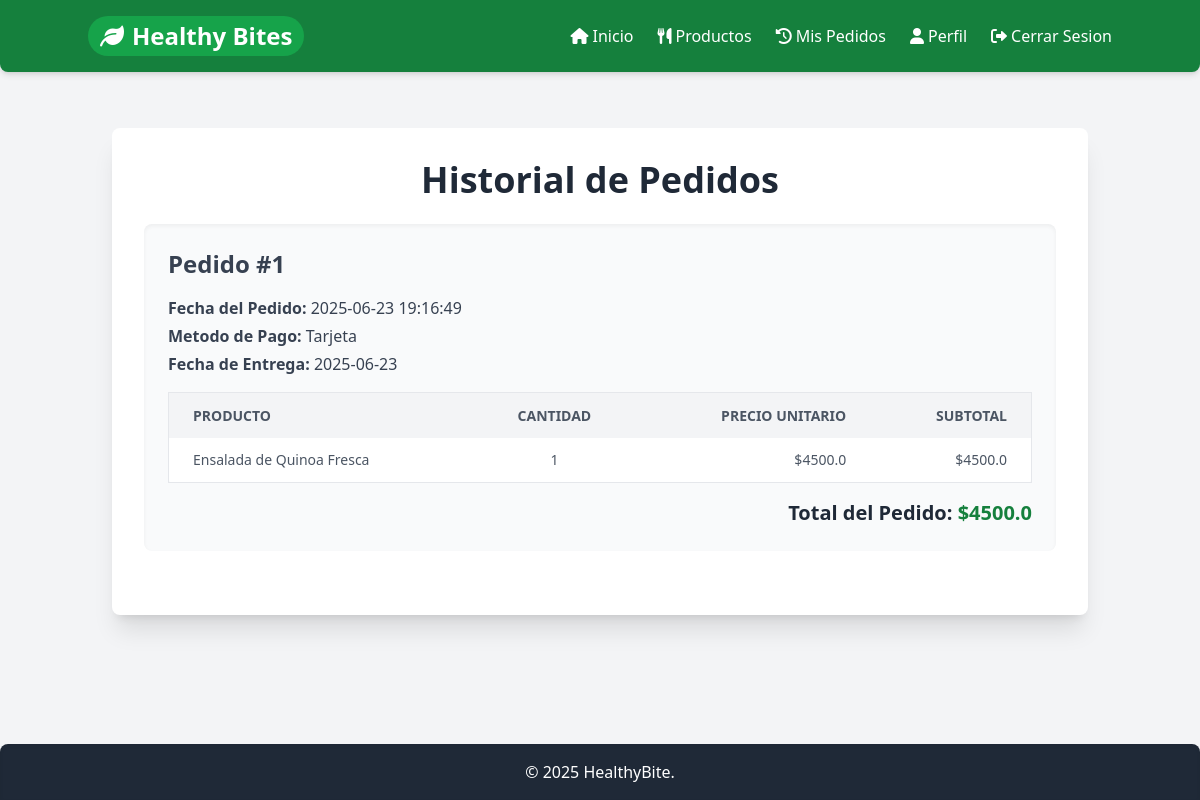
/orders (signed in), run on an earlier commit of the app's database.
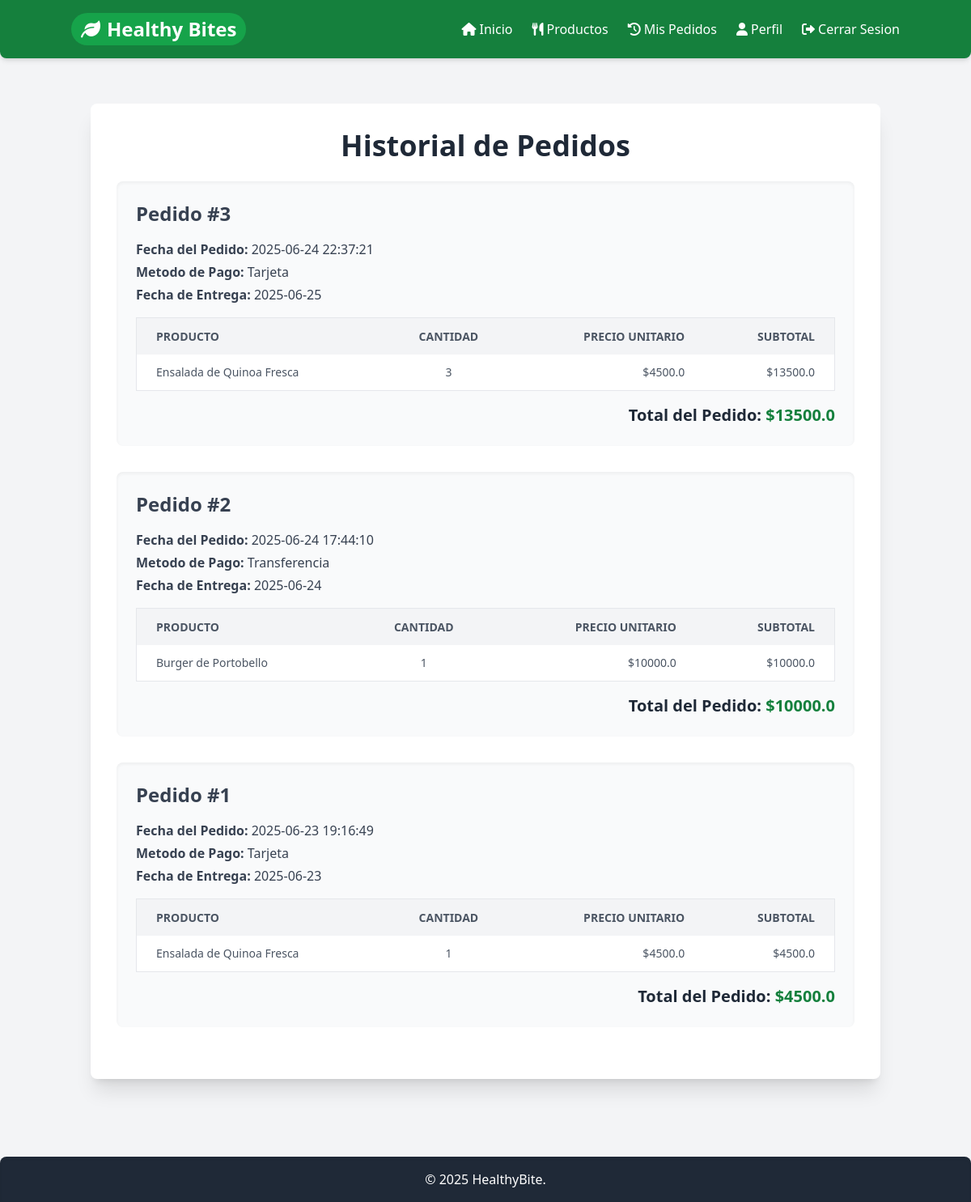
And on a later commit of the database.
### tables this page shows
CREATE TABLE orders (
            id INTEGER PRIMARY KEY AUTOINCREMENT,
            user_id INTEGER NOT NULL,
            fecha_pedido TEXT NOT NULL DEFAULT (DATETIME('now')),
            total_precio REAL NOT NULL,
            fecha_entrega TEXT,
            forma_pago TEXT,
            FOREIGN KEY (user_id) REFERENCES users (id)
        );

CREATE TABLE order_items (
            order_id INTEGER NOT NULL,
            product_id INTEGER NOT NULL,
            precio_unitario REAL NOT NULL,
            cantidad INTEGER NOT NULL DEFAULT 1,
            PRIMARY KEY (order_id, product_id),
            FOREIGN KEY (order_id) REFERENCES orders (id) ON DELETE CASCADE,
            FOREIGN KEY (product_id) REFERENCES products (id) ON DELETE CASCADE
        );

CREATE TABLE products (
            id INTEGER PRIMARY KEY AUTOINCREMENT,
            nombre TEXT NOT NULL UNIQUE,
            descripcion TEXT,
            precio REAL NOT NULL,
            informacion_nutricional TEXT,
            es_vegetariano INTEGER DEFAULT 0 NOT NULL,
            es_vegano INTEGER DEFAULT 0 NOT NULL,
            es_sin_tacc INTEGER DEFAULT 0 NOT NULL
        );

### app.py (the view)
    @app.route('/orders')
    @login_required
    def orders():
        user_id = session['user_id']
        orders_list = db_helper.query_db(
            db_path,
            'SELECT id, fecha_pedido, total_precio, forma_pago, fecha_entrega FROM orders WHERE user_id = ? ORDER BY fecha_pedido DESC',
            (user_id,)
        )
        detailed_orders = []
        for order_row in orders_list:
            order_id = order_row['id']
            order_items_raw = db_helper.query_db(
                db_path,
                'SELECT oi.cantidad, oi.precio_unitario, p.nombre, p.descripcion FROM order_items oi JOIN products p ON oi.product_id = p.id WHERE oi.order_id = ?',
                (order_id,)
            )
            processed_items_for_template = []
            if order_items_raw:
                for item_row in order_items_raw:
                    subtotal = item_row['cantidad'] * item_row['precio_unitario']
                    item_dict = dict(item_row)
                    item_dict['subtotal'] = subtotal
                    processed_items_for_template.append(item_dict)
            current_order_dict = {
                'id': order_row['id'],
                'fecha_pedido': order_row['fecha_pedido'],
                'total_precio': order_row['total_precio'],
                'forma_pago': order_row['forma_pago'],
                'fecha_entrega': order_row['fecha_entrega'],
                'productos_del_pedido': processed_items_for_template
            }
            detailed_orders.append(current_order_dict)
        return render_template('orders.html', orders=detailed_orders)

### database.py (called while the page is built)
def get_db_connection(db_path):
    conn = sqlite3.connect(db_path, detect_types=sqlite3.PARSE_DECLTYPES)
    conn.row_factory = sqlite3.Row
    return conn

def query_db(db_path, query, args=(), one=False):
    conn = get_db_connection(db_path)
    cur = conn.execute(query, args)
    rv = cur.fetchall()
    conn.close()
    return (rv[0] if rv else None) if one else rv

### templates/orders.html (shortened to what this page needs)
{% extends 'layout.html' %}
{% block content %}
    <div class="bg-white p-8 rounded-lg shadow-xl mb-10">
        <h2 class="text-4xl font-extrabold text-gray-800 mb-6 text-center">
            Historial de Pedidos
        </h2>
        {% if orders %}
            {% for order in orders %}
                <div class="mb-8 p-6 bg-gray-50 rounded-lg shadow-inner">
                    <h3 class="text-2xl font-bold text-gray-700 mb-4">
                        Pedido #{{ order.id }}
                    </h3>
                    <div class="mb-4 text-gray-700">
                        <p class="mb-1"><strong class="font-semibold">Fecha del Pedido:</strong> {{ order.fecha_pedido }}</p>
                        <p class="mb-1"><strong class="font-semibold">Metodo de Pago:</strong> {{ order.forma_pago }}</p>
                        <p class="mb-1"><strong class="font-semibold">Fecha de Entrega:</strong> {{ order.fecha_entrega}}</p>
                    </div>
                    <div class="overflow-x-auto">
                        <table class="min-w-full bg-white border border-gray-200 rounded-md">
                            <thead>
                                <tr class="bg-gray-100 text-gray-600 uppercase text-sm leading-normal">
                                    <th class="py-3 px-6 text-left">Producto</th>
                                    <th class="py-3 px-6 text-center">Cantidad</th>
                                    <th class="py-3 px-6 text-right">Precio Unitario</th>
                                    <th class="py-3 px-6 text-right">Subtotal</th>
                                </tr>
                            </thead>
                            <tbody class="text-gray-600 text-sm font-light">
                                {% for item in order.productos_del_pedido %}
                                    <tr class="border-b border-gray-200 hover:bg-gray-50">
                                        <td class="py-3 px-6 text-left whitespace-nowrap">
                                            {{ item.nombre }}
                                        </td>
                                        <td class="py-3 px-6 text-center">
                                            {{ item.cantidad }}
                                        </td>
                                        <td class="py-3 px-6 text-right">
                                            ${{ item.precio_unitario | float | round(2) }}
                                        </td>
                                        <td class="py-3 px-6 text-right">
                                            ${{ item.subtotal | float | round(2) }}
                                        </td>
                                    </tr>
                                {% endfor %}
                            </tbody>
                        </table>
                    </div>
                    <div class="text-right mt-4 text-xl font-bold text-gray-800">
                        Total del Pedido: <span class="text-green-700">${{ order.total_precio | float | round(2) }}</span>
                    </div>
                </div>
            {% endfor %}
        {% endif %}
    </div>
{% endblock %}

### templates/layout.html (shortened to what this page needs)
<!DOCTYPE html>
<html lang="es">
<head>
    <script src="https://cdn.tailwindcss.com"></script>
    <link rel="stylesheet" href="https://cdnjs.cloudflare.com/ajax/libs/font-awesome/6.0.0-beta3/css/all.min.css">
    <link rel="stylesheet" href="{{ url_for('static', filename='style.css') }}">
</head>
<body class="bg-gray-100 font-sans text-gray-800 flex flex-col min-h-screen">
    <header class="bg-green-700 text-white p-4 shadow-md rounded-b-lg">
        <nav class="container mx-auto flex justify-between items-center">
            <a href="{{ url_for('dashboard') }}" class="text-2xl font-bold rounded-full px-3 py-1 bg-green-600 hover:bg-green-500 transition-colors">
                <i class="fas fa-leaf mr-2"></i>Healthy Bites
            </a>
            <ul class="flex space-x-6">
                {% if session.get('user_id') %}
                    <li><a href="{{ url_for('dashboard') }}" class="hover:text-green-200 transition-colors flex items-center"><i class="fas fa-home mr-1"></i> Inicio</a></li>
                    <li><a href="{{ url_for('products') }}" class="hover:text-green-200 transition-colors flex items-center"><i class="fas fa-utensils mr-1"></i> Productos</a></li>
                    <li><a href="{{ url_for('orders') }}" class="hover:text-green-200 transition-colors flex items-center"><i class="fas fa-history mr-1"></i> Mis Pedidos</a></li>
                    <li><a href="{{ url_for('profile') }}" class="hover:text-green-200 transition-colors flex items-center"><i class="fas fa-user mr-1"></i> Perfil</a></li>
                    <li><a href="{{ url_for('logout') }}" class="hover:text-green-200 transition-colors flex items-center"><i class="fas fa-sign-out-alt mr-1"></i> Cerrar Sesion</a></li>
                {% endif %}
            </ul>
        </nav>
    </header>
    <main class="container mx-auto mt-8 p-6 flex-grow">
        {% block content %}{% endblock %}
    </main>
    <footer class="bg-gray-800 text-white p-4 mt-8 rounded-t-lg shadow-inner text-center">
        <p>&copy; 2025 HealthyBite.</p>
    </footer>
</body>
</html>

What changed in the data, as far as the page shows it:
added orders: id "3", fecha_pedido "2025-06-24 22:37:21", forma_pago "Tarjeta", fecha_entrega "2025-06-25", total_precio "13500.0"
added order_items: nombre "Ensalada de Quinoa Fresca", cantidad "3", precio_unitario "4500.0", subtotal "13500.0"
added orders: id "2", fecha_pedido "2025-06-24 17:44:10", forma_pago "Transferencia", fecha_entrega "2025-06-24", total_precio "10000.0"
added order_items: nombre "Burger de Portobello", cantidad "1", precio_unitario "10000.0", subtotal "10000.0", shown under "2"
